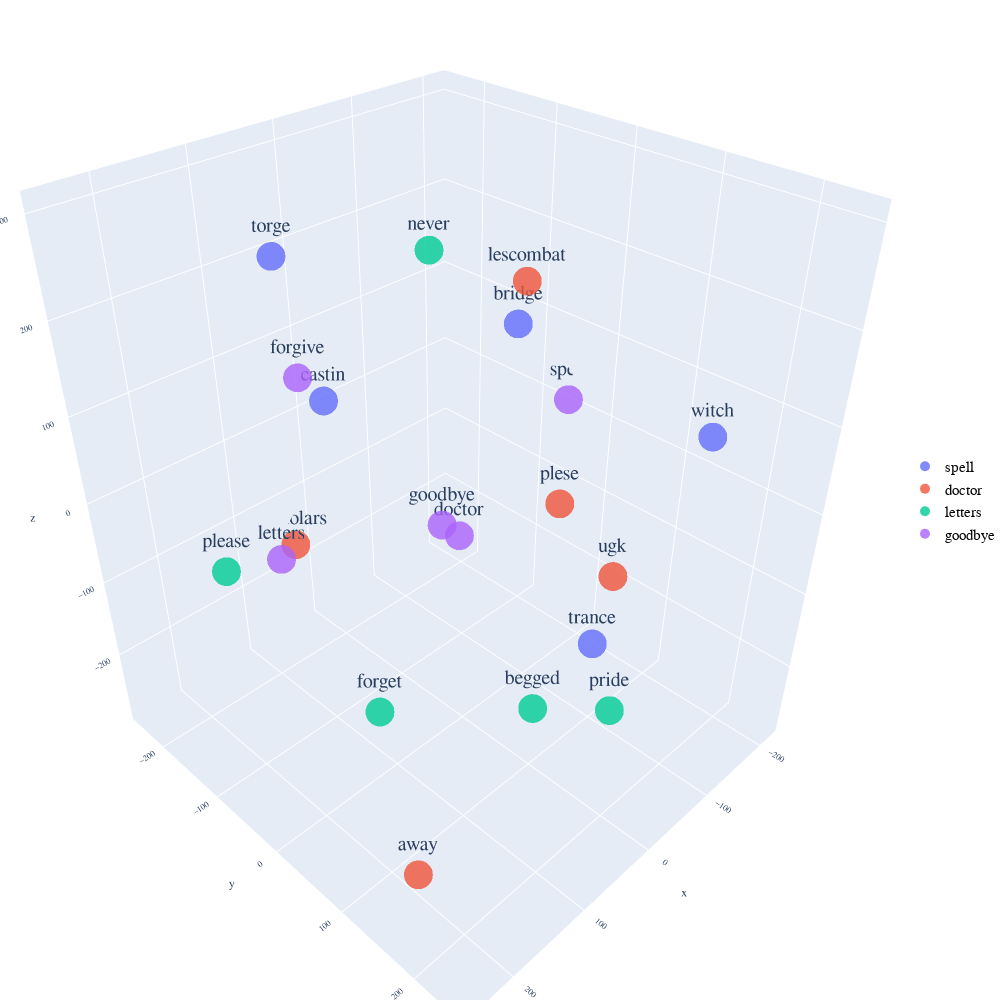

Notebook code cell kept with this figure:
### Code cell
def display_tsne_scatterplot_3D(model, user_input=None, words=None, label=None, color_map=None, topn=5, sample=10):

    if words == None:
        if sample > 0:
            words = np.random.choice(list(model.vocab.keys()), sample)
        else:
            words = [ word for word in model.vocab ]
    
    word_vectors = np.array([model[w] for w in words])
    
    three_dim = TSNE(n_components = 3, random_state=0).fit_transform(word_vectors)[:,:3]


    data = []
    count = 0
    
    for i in range (len(user_input)):

                trace = go.Scatter3d(
                    x = three_dim[count:count+topn,0], 
                    y = three_dim[count:count+topn,1], 
                    z = three_dim[count:count+topn,2],
                    text = words[count:count+topn],
                    name = user_input_3d[i],
                    textposition = "top center",
                    textfont_size = 20,
                    mode = 'markers+text',
                    marker = {
                        'size': 10,
                        'opacity': 0.8,
                        'color': 2
                    }
       
                )
               
                data.append(trace)
                count = count+topn

    trace_input = go.Scatter3d(
                    x = three_dim[count:,0], 
                    y = three_dim[count:,1],
                    z = three_dim[count:,2],
                    text = words[count:],
                    name = 'input words',
                    textposition = "top center",
                    textfont_size = 20,
                    mode = 'markers+text',
                    marker = {
                        'size': 10,
                        'opacity': 1,
                        'color': 'black'
                    }
                    )

            
    data.append(trace_input)
    
# Configure the layout

    layout = go.Layout(
        margin = {'l': 0, 'r': 0, 'b': 0, 't': 0},
        showlegend=True,
        legend=dict(
        x=1,
        y=0.5,
        font=dict(
            family="Courier New",
            size=15,
            color="black"
        )),
        font = dict(
            family = " Courier New ",
            size = 10),
        autosize = False,
        width = 1000,
        height = 1000
        )


    plot_figure = go.Figure(data = data, layout = layout)
    plot_figure.show()
    
display_tsne_scatterplot_3D(model_doc, user_input_3d, similar_word, labels, color_map)

### Figure 1 — Plotly figure (JSON) as saved in the notebook; plotly's stock layout.template omitted (floating-point values rounded to 4 significant figures)
{"data": [{"marker": {"color": 2, "opacity": 0.8, "size": 10}, "mode": "markers+text", "name": "spell", "text": ["bridge", "castin", "trance", "witch", "torge"], "textfont": {"size": 20}, "textposition": "top center", "type": "scatter3d", "x": [-85.04, -3.419, -181.4, -168.9, 174.8], "y": [-12.43, -217.3, 37.19, 165.7, -41.69], "z": [160.5, 23.68, -279.0, 74.69, 301.9]}, {"marker": {"color": 2, "opacity": 0.8, "size": 10}, "mode": "markers+text", "name": "doctor", "text": ["plese", "scholars", "lescombat", "ugk", "away"], "textfont": {"size": 20}, "textposition": "top center", "type": "scatter3d", "x": [38.27, 31.33, 27.85, -126.0, 250.6], "y": [151.2, -244.6, 95.67, 96.77, 192.9], "z": [93.37, -167.8, 277.8, -110.6, -168.7]}, {"marker": {"color": 2, "opacity": 0.8, "size": 10}, "mode": "markers+text", "name": "letters", "text": ["never", "forget", "please", "begged", "pride"], "textfont": {"size": 20}, "textposition": "top center", "type": "scatter3d", "x": [-146.5, 146.6, 192.6, 174.9, 19.87], "y": [-198.8, 29.35, -140.5, 246.8, 211.1], "z": [159.6, -164.3, -58.03, 14.58, -123.2]}, {"marker": {"color": 2, "opacity": 0.8, "size": 10}, "mode": "markers+text", "name": "goodbye", "text": ["spell", "doctor", "letters", "goodbye", "forgive"], "textfont": {"size": 20}, "textposition": "top center", "type": "scatter3d", "x": [-216.7, -107.3, 247.6, 21.53, 107.7], "y": [-50.76, -112.5, 34.87, -9.539, -111.0], "z": [5.941, -158.1, 84.87, -21.65, 139.2]}, {"marker": {"color": 2, "opacity": 0.8, "size": 10}, "mode": "markers+text", "name": "forgive", "text": [], "textfont": {"size": 20}, "textposition": "top center", "type": "scatter3d", "x": [], "y": [], "z": []}, {"marker": {"color": "black", "opacity": 1, "size": 10}, "mode": "markers+text", "name": "input words", "text": [], "textfont": {"size": 20}, "textposition": "top center", "type": "scatter3d", "x": [], "y": [], "z": []}], "layout": {"autosize": false, "font": {"family": " Courier New ", "size": 10}, "height": 1000, "legend": {"font": {"color": "black", "family": "Courier New", "size": 15}, "x": 1, "y": 0.5}, "margin": {"b": 0, "l": 0, "r": 0, "t": 0}, "showlegend": true, "width": 1000}}
